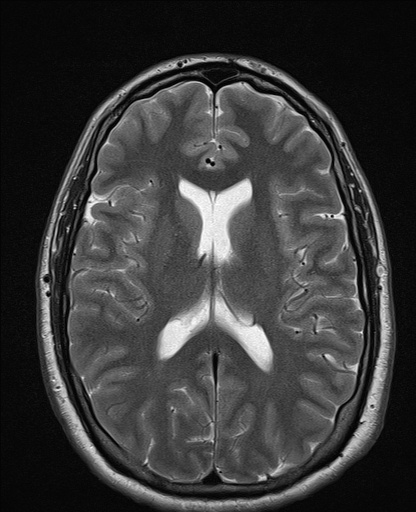
#> input picture mri_brain.jpg, 416 x 512 px
$ python segmentation.py   (older library calls are emulated)
#> lines starting #> are read from the running program, lines starting #| are printed output that depends on the picture; after the words box and inside, x2 and y2 are one past the last pixel; in counts of white or black regions, pixels touching at a corner belong together

#----------------------------------
#----------------------------------
# # Image Segmentation
#----------------------------------
#----------------------------------


import cv2 as cv
import numpy as np
from matplotlib import pyplot as plt
width = 18
height = 12
img = cv.imread('mri_brain.jpg',0)
#> img is the input picture: shape (512, 416); min 0, max 255, mean 57.9
plt.figure(figsize=(width, height))
plt.subplot(1,2,1),plt.imshow(img,'gray')
plt.subplot(1,2,2),plt.hist(img.ravel(),256,)
plt.show()
#> figure, not shown here; panel 2: tallest bar 16286 high, from x = 7.97 to 8.96


#----------------------------------
# # Image Binarization - Thresholding
# Grouping pixels in two classes
#----------------------------------

unit = 6
width = 3*unit
height = 2*unit
ret,thresh1 = cv.threshold(img,127,255,cv.THRESH_BINARY)
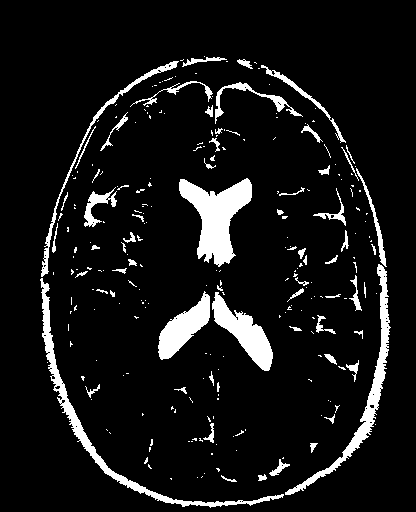
#> thresh1: shape (512, 416); 8.4% white; 251 white regions (187 under 20 px), largest, box (x1, y1, x2, y2) and area: (179, 178, 252, 267) 3153, (40, 278, 284, 508) 2497, (285, 264, 391, 495) 2189
ret,thresh2 = cv.threshold(img,127,255,cv.THRESH_BINARY_INV)
ret,thresh3 = cv.threshold(img,127,255,cv.THRESH_TRUNC)
ret,thresh4 = cv.threshold(img,127,255,cv.THRESH_TOZERO)
ret,thresh5 = cv.threshold(img,127,255,cv.THRESH_TOZERO_INV)
titles = ['Original Image','BINARY','BINARY_INV','TRUNC','TOZERO','TOZERO_INV']
images = [img, thresh1, thresh2, thresh3, thresh4, thresh5]
plt.figure(figsize=(width, height))
for i in range(6):
    plt.subplot(2,3,i+1),plt.imshow(images[i],'gray')
    plt.title(titles[i])
    plt.xticks([]),plt.yticks([])

plt.show()

#----------------------------------
# # Thresholding - OTSU
#----------------------------------

# global thresholding
ret1,th1 = cv.threshold(img,127,255,cv.THRESH_BINARY)
# Otsu's thresholding [only works on grayscale]
ret2,th2 = cv.threshold(img,0,255,cv.THRESH_BINARY + cv.THRESH_OTSU)
#> th2: shape (512, 416); 52.7% white; 948 black regions (929 under 20 px), largest, box (x1, y1, x2, y2) and area: (0, 0, 416, 512) 81320, (44, 59, 382, 501) 16302, (212, 351, 219, 393) 147
#> ret2 = 55
#Otsu's thresholding after Gaussian filtering
blur = cv.GaussianBlur(img,(5,5),0)
ret3,th3 = cv.threshold(blur,0,255,cv.THRESH_BINARY+cv.THRESH_OTSU)
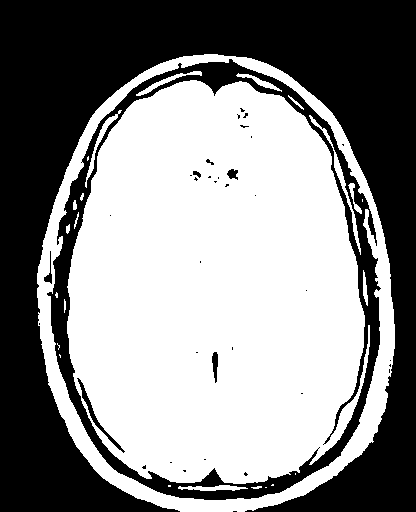
#> th3: shape (512, 416); 54.2% white; 37 black regions (29 under 20 px), largest, box (x1, y1, x2, y2) and area: (0, 0, 416, 512) 81321, (47, 59, 381, 500) 15348, (77, 378, 125, 453) 329
#> ret3 = 54
#plot all the images and their histograms
images = [img, 0, th1,
          img, 0, th2,
          blur, 0, th3]
titles = ['Original Noisy Image','Histogram','Global Thresholding (v=127)',
          'Original Noisy Image','Histogram',"Otsu's Thresholding",
          'Gaussian filtered Image','Histogram',"Otsu's Thresholding"]
plt.figure(figsize=(width, height))
for i in range(3):
    plt.subplot(3,3,i*3+1),plt.imshow(images[i*3],'gray')
    plt.title(titles[i*3]), plt.xticks([]), plt.yticks([])
    plt.subplot(3,3,i*3+2),plt.hist(images[i*3].ravel(),256)
    plt.title(titles[i*3+1]), plt.xticks([]), plt.yticks([])
    plt.subplot(3,3,i*3+3),plt.imshow(images[i*3+2],'gray')
    plt.title(titles[i*3+2]), plt.xticks([]), plt.yticks([])
plt.show()
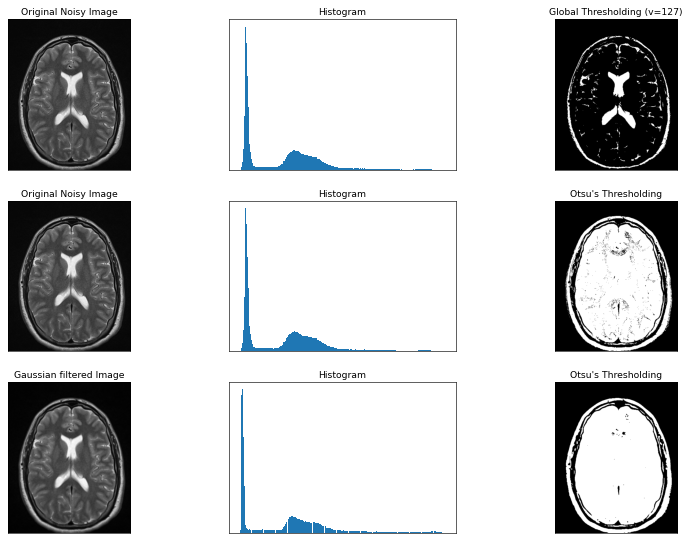
#> figure drawn by matplotlib, 9 panels

#----------------------------------
# # Image Gradient - Sobel Operator
#----------------------------------
sobelx = cv.Sobel(img,cv.CV_64F,1,0,ksize=5)
sobely = cv.Sobel(img,cv.CV_64F,0,1,ksize=5)
plt.figure(figsize=(3*unit,unit))
plt.subplot(1,3,1),plt.imshow(img,cmap = 'gray')
plt.title('Original'), plt.xticks([]), plt.yticks([])
plt.subplot(1,3,2),plt.imshow(sobelx,cmap = 'gray')
plt.title('Sobel X'), plt.xticks([]), plt.yticks([])
plt.subplot(1,3,3),plt.imshow(sobely,cmap = 'gray')
plt.title('Sobel Y'), plt.xticks([]), plt.yticks([])
plt.show()

#----------------------------------
# # Canny Edge detection
#----------------------------------
edges = cv.Canny(img,100,255)
#> edges: shape (512, 416); 7.2% white in thin lines or dots, all inside (x1, y1, x2, y2) = (35, 53, 397, 511)

plt.figure(figsize=(width, height))
plt.subplot(121),plt.imshow(img,cmap = 'gray')
plt.title('Original Image'), plt.xticks([]), plt.yticks([])
plt.subplot(122),plt.imshow(edges,cmap = 'gray')
plt.title('Edge Image'), plt.xticks([]), plt.yticks([])

plt.show()

#----------------------------------
# # Marr-Hildreth Edge Detector # Laplacian
#----------------------------------
laplacian = cv.Laplacian(img,cv.CV_64F)
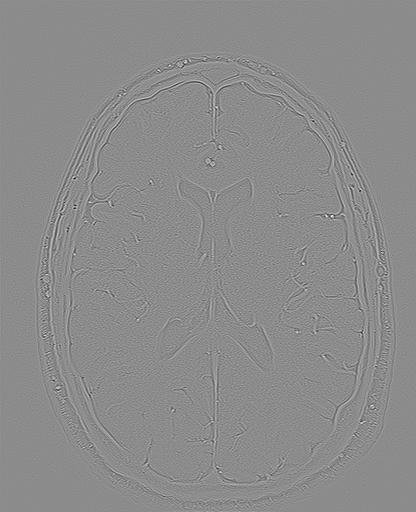
#> laplacian: shape (512, 416) float64; min -360, max 296, mean 0; drawn with min black and max white

plt.figure(figsize=(width, height))
plt.subplot(1,2,1),plt.imshow(img,cmap = 'gray')
plt.title('Original'), plt.xticks([]), plt.yticks([])
plt.subplot(1,2,2),plt.imshow(laplacian,cmap = 'gray')
plt.title('Laplacian'), plt.xticks([]), plt.yticks([])
plt.show()

#----------------------------------
# # Watershed
#----------------------------------

from skimage.feature import peak_local_max
from skimage.morphology import watershed
from scipy import ndimage

ret1,th1 = cv.threshold(img,127,255,cv.THRESH_BINARY)
D = ndimage.distance_transform_edt(th1)
localMax = peak_local_max(D, indices=False, min_distance=10,labels=th1)
#> localMax: shape (512, 416) bool; 0.09% white in thin lines or dots, all inside (x1, y1, x2, y2) = (44, 59, 386, 502)
plt.figure(figsize=(width, height))
plt.subplot(1,2,1),plt.imshow(th1,cmap="gray")
plt.subplot(1,2,2),plt.imshow(D,cmap="gray")
plt.show()
markers = ndimage.label(localMax, structure=np.ones((3, 3)))[0]
#> markers: shape (512, 416) int32; 194 distinct labels, from 0 to 193
labels = watershed(-D, markers, mask=th1)
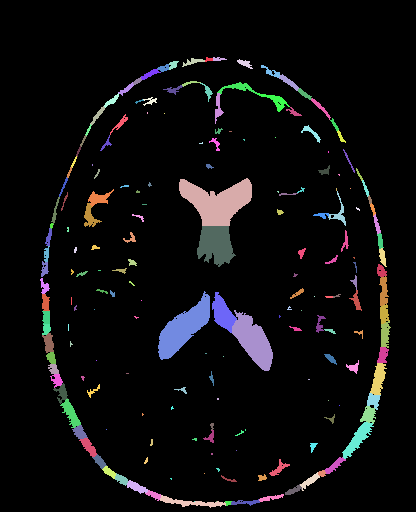
#> labels: shape (512, 416) int32; 194 distinct labels, from 0 to 193; one colour per label, 0 black


# In[8]:

# loop over the unique labels returned by the Watershed
# algorithm
for label in np.unique(labels):
    # if the label is zero, we are examining the 'background'
    # so simply ignore it
    if label == 0:
        continue

    # otherwise, allocate memory for the label region and draw
    # it on the mask
    mask = np.zeros(img.shape, dtype="uint8")
    mask[labels == label] = 255


    # detect contours in the mask and grab the largest one
    im2, contours, hiererchy = cv.findContours(th1, cv.RETR_TREE,cv.CHAIN_APPROX_SIMPLE)
#> mask: shape (512, 416); 0.03% white; 1 white region, box (x1, y1, x2, y2) and area: (243, 499, 260, 506) 58
print("Number of pixels: ", labels.size)
#| Number of pixels:  212992
print("Number of clusters: ", np.unique(labels).size)
#| Number of clusters:  194
cv.drawContours(img, contours, -1, (0,255,0), 2)
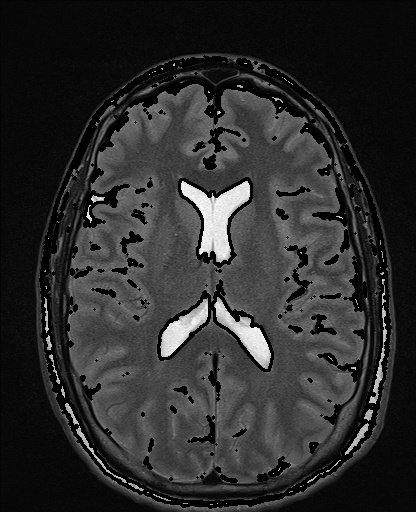
#> img: shape (512, 416); 10.2% of pixels changed, all inside (x1, y1, x2, y2) = (39, 55, 392, 509)


# show the output image
plt.figure(figsize=(width, height))
plt.imshow(img,cmap='gray')
plt.title("Watershed Segmentation")
plt.show()

#----------------------------------
# Kmeans Clustering
#----------------------------------
import numpy as np
import cv2

img = cv2.imread('hw1/mri_brain.jpg')
Z = img.reshape((-1,3))

# convert to np.float32
Z = np.float32(Z)
plt.figure(figsize=(unit*3, unit*4))

# define criteria, number of clusters(K) and apply kmeans()
i=1
kmeans = [2,8,20]
plt.subplot(int(np.ceil(len(kmeans)/2))+1,2,i),plt.imshow(img,cmap="gray")
plt.suptitle("Image after K-Means Clustering")
plt.title("original")
for K in kmeans:
    criteria = (cv2.TERM_CRITERIA_EPS + cv2.TERM_CRITERIA_MAX_ITER, 10, 1.0)

    ret,label,center=cv2.kmeans(Z,K,None,criteria,10,cv2.KMEANS_RANDOM_CENTERS)

    # Now convert back into uint8, and make original image
    center = np.uint8(center)
    res = center[label.flatten()]
    res2 = res.reshape((img.shape))

    # show the output image


    i=i+1

    plt.subplot(int(np.ceil(len(kmeans)/2))+1,2,i),plt.imshow(res2,cmap="gray")
    plt.title("K = " + str(K))
    plt.imshow(res2,cmap='gray')
#> this loop made 3 passes
#> ret on passes 2 to 3: 28647001.7, 12640472.9
#> (ret, center) on pass 1: (586417271.8, [[13, 13, 13], [97, 97, 97]])
#> after the loop, i = 4
plt.show()

#----------------------------------
# # Hierarchical Clustering
#----------------------------------

import time as time

import numpy as np
import scipy as sp
import cv2

import matplotlib.pyplot as plt

from sklearn.feature_extraction.image import grid_to_graph
from sklearn.cluster import AgglomerativeClustering


# Generate data
img = sp.misc.imread('hw1/mri_brain.jpg',flatten=True)
#> img: shape (512, 416) float32; min 0, max 255, mean 57.9

# Resize it to 10% of the original size to speed up the processing
img = sp.misc.imresize(img, 0.30) / 255.
#> img: shape (153, 124) float64

X = np.reshape(img, (-1, 1))
#> X = 18972 values, max 0.933 at index 7505, min 0.0235 at index 8, mean 0.227


# Define the structure A of the data. Pixels connected to their neighbors.
connectivity = grid_to_graph(*img.shape)


# Compute clustering
print("Compute structured hierarchical clustering...")
st = time.time()
n_region = 20  # number of regions
ward = AgglomerativeClustering(n_clusters=n_region, linkage='ward',
                               connectivity=connectivity)
ward.fit(X)
label = np.reshape(ward.labels_, img.shape)
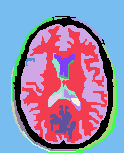
#> label: shape (153, 124) int64; 20 distinct labels, from 0 to 19; one colour per label, 0 black
print("Elapsed time: ", time.time() - st)
print("Number of pixels: ", label.size)
#| Number of pixels:  18972
print("Number of clusters: ", np.unique(label).size)
#| Number of clusters:  20


# Plot the results on an image
plt.figure(figsize=(18, 12))
#> (the run stopped early here; a loop or call above may not have finished)
